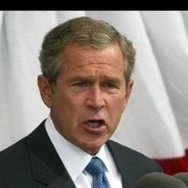
%> input picture TD Florian Cousin et Lysa Gramoli/RdF_Exo2_Partie1/George_W_Bush/George_W_Bush_0026.jpg, 188 x 188 px, shrunk from 250 x 250 before the run
$ octave RDF_Ex2_partie1.m   (GNU Octave 9; MATLAB toolbox functions it lacks are replaced by stand-ins)
%> lines starting %> are read from the running program, lines starting %| are printed output that depends on the picture
%> further down, I_test is the input picture: size 188x188x3 uint8; mean R, G, B 141.6, 132.9, 125.4
%> `imycbcr = rgb2ycbcr(I_test);`: imycbcr: size 188x188x3 uint8; mean of channels 1, 2, 3 131.6, 123.4, 132.3
### TD Florian Cousin et Lysa Gramoli/RdF_Exo2_Partie1/SelectPixelsCentre.m
function cim=SelectPixelsCentre(image, p)
%> called with image = 'George_W_Bush/George_W_Bush_0026.jpg', p = 0.2

I=imread(image);
[M, N, ~]=size(I);
%> M = 188; N = 188

minx = floor((M-p*M)/2);
%> minx = 75
miny = floor((N-p*N)/2);
%> miny = 75
maxx= minx+ floor(p*M);
%> maxx = 112
maxy= miny+ floor(p*N);
%> maxy = 112

cim = I(minx:maxx,miny:maxy,:);
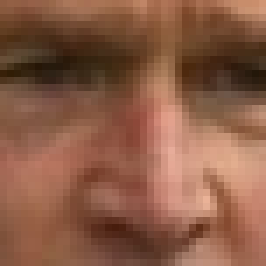
%> cim: size 38x38x3 uint8 (shown 7 times larger); mean R, G, B 138.2, 91.6, 69.4

end

### TD Florian Cousin et Lysa Gramoli/RdF_Exo2_Partie1/get_cbcr.m
%Objectif de la fonction : extraire les composantes chromatiques d'une
%image d'entr閑
function [cb, cr] = get_cbcr(im)
% appel de la fonction de conversion de Matlab  RGB to YCbCr
imycc = rgb2ycbcr(im);
%> imycc: size 38x38x3 uint8; mean of channels 1, 2, 3 104.4, 111.4, 150.1
% filtrage passe bas de chaque plan couleur
% d閒inition du filtre
lpf = 1/9 * ones(3);
% extraction des 2 composantes chromatiques
cb = imycc(:,:,2);
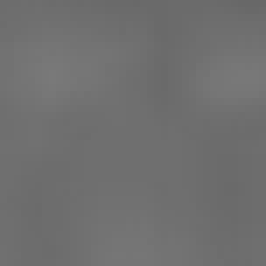
%> cb: size 38x38 uint8 (shown 7 times larger); min 104, max 121, mean 111.4
cr = imycc(:,:,3);
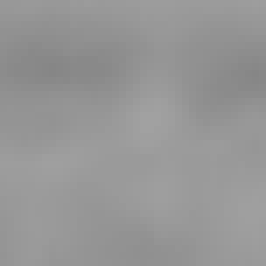
%> cr: size 38x38 uint8 (shown 7 times larger); min 134, max 161, mean 150.1
% filtrage
cb = filter2(lpf, cb);
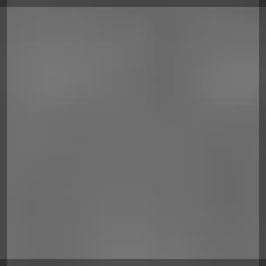
%> cb: size 38x38 double (shown 7 times larger); min 46.56, max 120.2, mean 107.6
cr = filter2(lpf, cr);
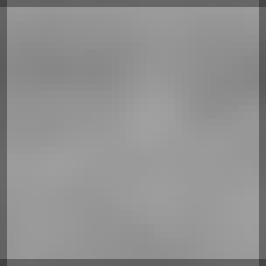
%> cr: size 38x38 double (shown 7 times larger); min 66.33, max 160.8, mean 144.8

end

### TD Florian Cousin et Lysa Gramoli/RdF_Exo2_Partie1/RDF_Ex2_partie1.m
%% Partie 1
clear all;
close all;
clc;

%% Apprentissage d'un modèle de peau
database_dir='George_W_Bush';

fnames = dir(fullfile(database_dir, '*.jpg'));
num_files = size(fnames,1);
p=0.2 ;

% Image de test
%inputfile='George_W_Bush/George_W_Bush_0024.jpg';
inputfile='George_W_Bush/George_W_Bush_0026.jpg';
I_test=imread(inputfile);

figure;imshow(I_test);
imycbcr = rgb2ycbcr(I_test);

all_data=[];
for f = 1:20  %num_files to learn from all images
   im=strcat(database_dir,'/',fnames(f).name) ;
   % extraction d'une zone centrale de l'image
   cim=SelectPixelsCentre(im, p);
   % sortie : cim : composé de 3 matrices correspondant aux 3 plans couleurs
   % r=cim(:,:,1), g=cim(:,:,2), b=cim(:,:,3)
   subplot(4,5,f)
   imagesc(cim)

   % extraction des composantes chromatiques cb, cr de la zone précédemment extraite
   [cb, cr] = get_cbcr(cim);
   cb_data=reshape(cb,[size(cb,1)*size(cb,2),1]);
%> cb_data = 1444 values, max 120.2 at index 277, min 46.56 at index 1407, mean 107.6
   cr_data=reshape(cr,[size(cr,1)*size(cr,2),1]);
%> cr_data = 1444 values, max 160.8 at index 816, min 66.33 at index 38, mean 144.8
   crcb_data=[cr_data cb_data];
%> crcb_data = 1444 rows, first 12: [67.33 48.56; 100.4 73; 99.33 73.22; 98 73.56; 97 73.78; 96 74.44; 95.11 75.11; 94.11 75.78; 93.33 76; 92.89 76; 93.11 76.11; 93.89 76.22]
   clear cb; clear cr; clear cb_data; clear cr_data;
   % on obtient un vecteur de taille size(cim,1)*size(cim,2) lignes * 2
   % colonnes (col1 = cr; col2 = cb)
   % chaque ligne de la matrice correspond à un pixel (un échantillon/individu de type
   % peau) caractérisé par 2 valeurs cr, cb filtrées.
   all_data=[all_data;crcb_data];
%> all_data has the same summary as crcb_data
%> (the run ends here)
